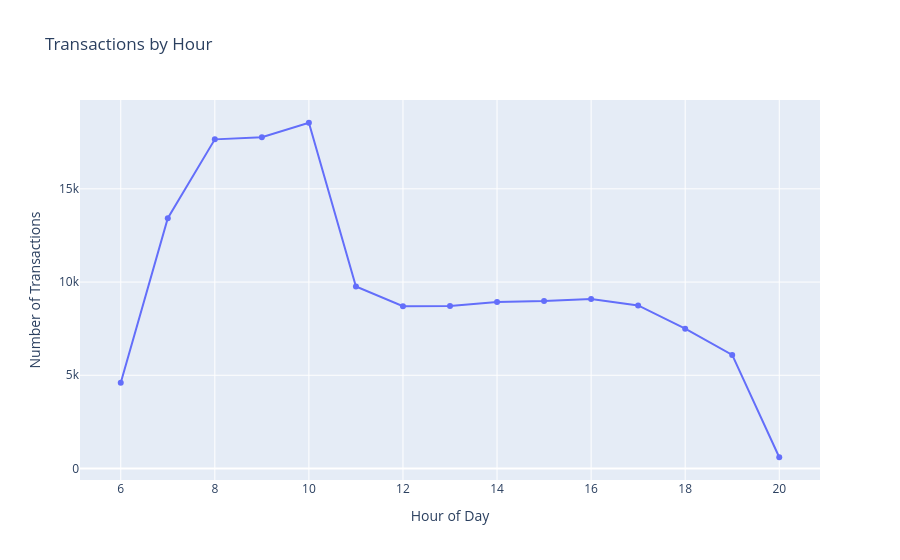

Notebook code cell kept with this figure:
### Code cell
import plotly.express as px

fig = px.line(
    hourly_sales,
    x='hour',
    y='transactions',
    markers=True,
    title='Transactions by Hour'
)

fig.update_layout(
    xaxis_title='Hour of Day',
    yaxis_title='Number of Transactions'
)

fig.show()

### Figure 1 — Plotly figure (JSON) as saved in the notebook; plotly's stock layout.template omitted (floating-point values rounded to 4 significant figures)
{"data": [{"hovertemplate": "hour=%{x}<br>transactions=%{y}<extra></extra>", "legendgroup": "", "line": {"color": "#636efa", "dash": "solid"}, "marker": {"symbol": "circle"}, "mode": "lines+markers", "name": "", "orientation": "v", "showlegend": false, "type": "scatter", "x": [6, 7, 8, 9, 10, 11, 12, 13, 14, 15, 16, 17, 18, 19, 20], "xaxis": "x", "y": [4594, 13428, 17654, 17764, 18545, 9766, 8708, 8714, 8933, 8979, 9093, 8745, 7498, 6092, 603], "yaxis": "y"}], "layout": {"legend": {"tracegroupgap": 0}, "title": {"text": "Transactions by Hour"}, "xaxis": {"anchor": "y", "domain": [0, 1], "title": {"text": "Hour of Day"}}, "yaxis": {"anchor": "x", "domain": [0, 1], "title": {"text": "Number of Transactions"}}}}
